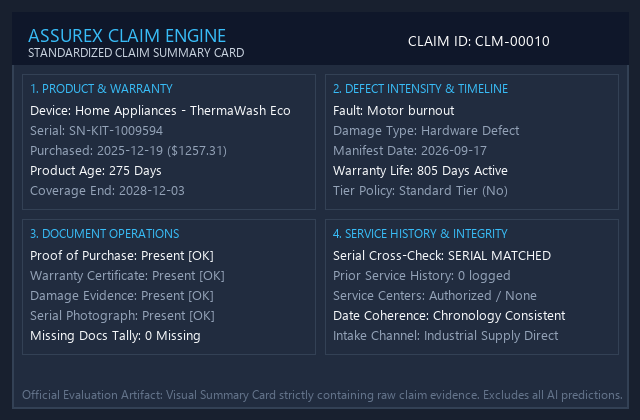
#> input picture data/summary_cards/test/CLM-00010.png, 640 x 420 px
$ python -i train_gtm_model.py   (imports and definitions only)
#> lines starting #> are read from the running program, lines starting #| are printed output that depends on the picture
import os
import sys
import json
import time
from pathlib import Path
from PIL import Image
import numpy as np
import pandas as pd
import joblib
from sklearn.ensemble import HistGradientBoostingClassifier
from sklearn.metrics import accuracy_score, precision_score, recall_score, f1_score, confusion_matrix, classification_report

BASE_DIR = Path(__file__).resolve().parent.parent
sys.path.insert(0, str(BASE_DIR))

GTM_DIR = BASE_DIR / "model" / "teachable_machine"
# [1 line not run here, left out]
CARDS_DIR = BASE_DIR / "data" / "summary_cards"
DATA_DIR = BASE_DIR / "data"

# Standard visual feature resolution
GRID_W, GRID_H = 48, 32
FEATURE_DIM = GRID_W * GRID_H

CLASSES = ["Valid Claim", "Invalid Claim", "Manual Review"]
FOLDER_TO_CLASS = {
    "valid": "Valid Claim",
    "invalid": "Invalid Claim",
    "manual_review": "Manual Review"
}
CLASS_TO_IDX = {cls_name: idx for idx, cls_name in enumerate(CLASSES)}


def extract_card_visual_features(image_input) -> np.ndarray:
    """
    Extracts spatial visual feature representations from a Claim Summary Card image.
    Accepts file path (Path or str) or a PIL Image instance.
    """
#> called with image_input = '../data/summary_cards/test/CLM-00010.png'
    if isinstance(image_input, (str, Path)):
        with Image.open(image_input) as img:
#> img is the input picture: PIL image 640x420 RGB; mean R, G, B 36.9, 48.4, 67.2
            im_thumb = img.convert("L").resize((GRID_W, GRID_H))
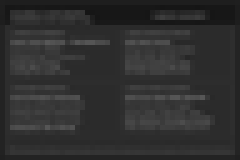
#> im_thumb: PIL image 48x32 L (shown 5 times larger); min 21, max 86, mean 47.2
            features = np.array(im_thumb, dtype=np.float32).flatten() / 255.0
#> features = 1536 values, max 0.337 at index 393, min 0.0824 at index 80, mean 0.185
    else:
        im_thumb = image_input.convert("L").resize((GRID_W, GRID_H))
        features = np.array(im_thumb, dtype=np.float32).flatten() / 255.0
    return features


# [177 lines left out: function train_and_export_gtm_model, not called in this run]

# [2 lines not run here, left out]

>>> result = extract_card_visual_features('../data/summary_cards/test/CLM-00010.png')
#> result has the same summary as features in extract_card_visual_features
